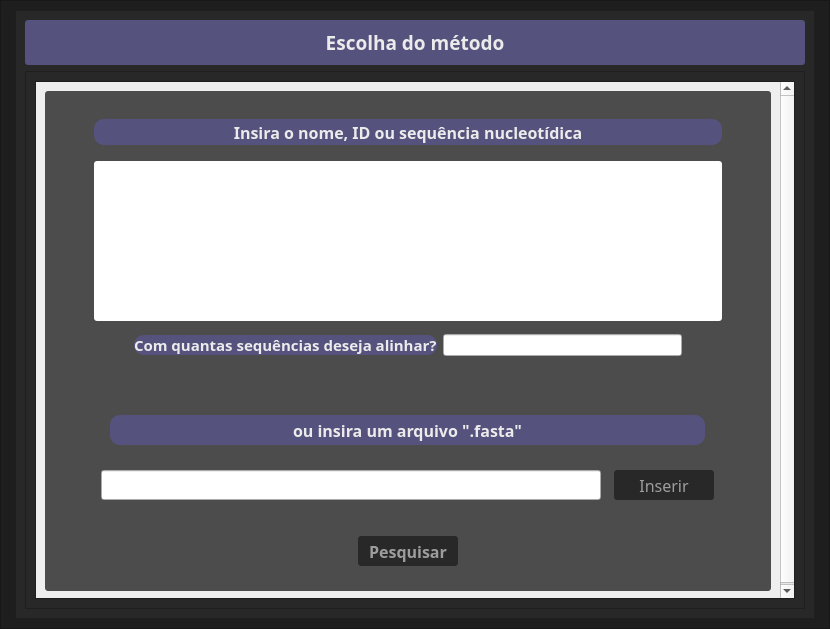
<?xml version="1.0" encoding="UTF-8"?>
<ui version="4.0">
 <class>MethodWindow</class>
 <widget class="QMainWindow" name="MethodWindow">
  <property name="geometry">
   <rect>
    <x>0</x>
    <y>0</y>
    <width>830</width>
    <height>629</height>
   </rect>
  </property>
  <property name="windowTitle">
   <string>MainWindow</string>
  </property>
  <widget class="QWidget" name="centralwidget">
   <layout class="QVBoxLayout" name="verticalLayout">
    <property name="spacing">
     <number>0</number>
    </property>
    <property name="leftMargin">
     <number>0</number>
    </property>
    <property name="topMargin">
     <number>0</number>
    </property>
    <property name="rightMargin">
     <number>0</number>
    </property>
    <property name="bottomMargin">
     <number>0</number>
    </property>
    <item>
     <widget class="QFrame" name="frame">
      <property name="styleSheet">
       <string notr="true">QFrame{
background-color: rgb(30, 30, 30);
}</string>
      </property>
      <property name="frameShape">
       <enum>QFrame::StyledPanel</enum>
      </property>
      <property name="frameShadow">
       <enum>QFrame::Raised</enum>
      </property>
      <layout class="QHBoxLayout" name="horizontalLayout">
       <item>
        <widget class="QFrame" name="frame_2">
         <property name="maximumSize">
          <size>
           <width>800</width>
           <height>800</height>
          </size>
         </property>
         <property name="styleSheet">
          <string notr="true">QFrame{
background-color: rgb(40,40,40);
}</string>
         </property>
         <property name="frameShape">
          <enum>QFrame::StyledPanel</enum>
         </property>
         <property name="frameShadow">
          <enum>QFrame::Raised</enum>
         </property>
         <layout class="QVBoxLayout" name="verticalLayout_3">
          <item>
           <widget class="QFrame" name="frame_6">
            <property name="minimumSize">
             <size>
              <width>0</width>
              <height>10</height>
             </size>
            </property>
            <property name="maximumSize">
             <size>
              <width>16777215</width>
              <height>50</height>
             </size>
            </property>
            <property name="font">
             <font>
              <family>Bahnschrift SemiBold</family>
             </font>
            </property>
            <property name="styleSheet">
             <string notr="true">QFrame{
background-color: rgb(85, 82, 125);
border-radius: 3px;
}</string>
            </property>
            <property name="frameShape">
             <enum>QFrame::StyledPanel</enum>
            </property>
            <property name="frameShadow">
             <enum>QFrame::Raised</enum>
            </property>
            <layout class="QHBoxLayout" name="horizontalLayout_2">
             <item>
              <widget class="QLabel" name="methodLabel">
               <property name="minimumSize">
                <size>
                 <width>0</width>
                 <height>10</height>
                </size>
               </property>
               <property name="maximumSize">
                <size>
                 <width>200</width>
                 <height>50</height>
                </size>
               </property>
               <property name="font">
                <font>
                 <family>Bahnschrift SemiBold</family>
                 <pointsize>14</pointsize>
                 <weight>75</weight>
                 <bold>true</bold>
                </font>
               </property>
               <property name="styleSheet">
                <string notr="true">color:rgb(235, 235, 235)
</string>
               </property>
               <property name="text">
                <string>Escolha do método</string>
               </property>
               <property name="alignment">
                <set>Qt::AlignCenter</set>
               </property>
              </widget>
             </item>
            </layout>
           </widget>
          </item>
          <item>
           <widget class="QFrame" name="frame_3">
            <property name="frameShape">
             <enum>QFrame::StyledPanel</enum>
            </property>
            <property name="frameShadow">
             <enum>QFrame::Raised</enum>
            </property>
            <layout class="QGridLayout" name="gridLayout_5">
             <item row="0" column="0">
              <widget class="QScrollArea" name="scrollArea">
               <property name="styleSheet">
                <string notr="true">QScrollBar:vertical {
	border: none;
    background: rgb(45, 45, 68);
    width: 14px;
    margin: 15px 0 15px 0;
	border-radius: 0px;
 }

/*  HANDLE BAR VERTICAL */
QScrollBar::handle:vertical {	
	background-color: rgb(80, 80, 122);
	min-height: 30px;
	border-radius: 7px;
}
QScrollBar::handle:vertical:hover{	
	background-color: rgb(255, 0, 127);
}
QScrollBar::handle:vertical:pressed {	
	background-color: rgb(185, 0, 92);
}

/* BTN TOP - SCROLLBAR */
QScrollBar::sub-line:vertical {
	border: none;
	background-color: rgb(59, 59, 90);
	height: 15px;
	border-top-left-radius: 7px;
	border-top-right-radius: 7px;
	subcontrol-position: top;
	subcontrol-origin: margin;
}
QScrollBar::sub-line:vertical:hover {	
	background-color: rgb(255, 0, 127);
}
QScrollBar::sub-line:vertical:pressed {	
	background-color: rgb(185, 0, 92);
}

/* BTN BOTTOM - SCROLLBAR */
QScrollBar::add-line:horizontal {
	border: none;
	background-color: rgb(59, 59, 90);
	height: 15px;
	border-bottom-left-radius: 7px;
	border-bottom-right-radius: 7px;
	subcontrol-position: bottom;
	subcontrol-origin: margin;
}
QScrollBar::add-line:vertical:hover {	
	background-color: rgb(255, 0, 127);
}
QScrollBar::add-line:vertical:pressed {	
	background-color: rgb(185, 0, 92);
}

/* RESET ARROW */
QScrollBar::up-arrow:vertical, QScrollBar::down-arrow:vertical {
	background: none;
}
QScrollBar::add-page:vertical, QScrollBar::sub-page:vertical {
	background: none;
}
</string>
               </property>
               <property name="widgetResizable">
                <bool>true</bool>
               </property>
               <widget class="QWidget" name="scrollAreaWidgetContents_2">
                <property name="geometry">
                 <rect>
                  <x>0</x>
                  <y>-6</y>
                  <width>738</width>
                  <height>518</height>
                 </rect>
                </property>
                <property name="styleSheet">
                 <string notr="true"/>
                </property>
                <layout class="QGridLayout" name="gridLayout">
                 <item row="0" column="0">
                  <widget class="QFrame" name="methodFrame">
                   <property name="minimumSize">
                    <size>
                     <width>0</width>
                     <height>500</height>
                    </size>
                   </property>
                   <property name="styleSheet">
                    <string notr="true">QFrame{
	background-color: rgb(76, 76, 76);
	border-radius: 3px;
}</string>
                   </property>
                   <property name="frameShape">
                    <enum>QFrame::StyledPanel</enum>
                   </property>
                   <property name="frameShadow">
                    <enum>QFrame::Raised</enum>
                   </property>
                   <layout class="QVBoxLayout" name="verticalLayout_7">
                    <property name="spacing">
                     <number>0</number>
                    </property>
                    <property name="sizeConstraint">
                     <enum>QLayout::SetDefaultConstraint</enum>
                    </property>
                    <property name="leftMargin">
                     <number>40</number>
                    </property>
                    <property name="topMargin">
                     <number>9</number>
                    </property>
                    <property name="rightMargin">
                     <number>40</number>
                    </property>
                    <property name="bottomMargin">
                     <number>0</number>
                    </property>
                    <item>
                     <widget class="QFrame" name="webFrame">
                      <property name="maximumSize">
                       <size>
                        <width>16777215</width>
                        <height>300</height>
                       </size>
                      </property>
                      <property name="frameShape">
                       <enum>QFrame::StyledPanel</enum>
                      </property>
                      <property name="frameShadow">
                       <enum>QFrame::Raised</enum>
                      </property>
                      <layout class="QGridLayout" name="gridLayout_2">
                       <property name="leftMargin">
                        <number>9</number>
                       </property>
                       <property name="topMargin">
                        <number>9</number>
                       </property>
                       <item row="0" column="0">
                        <widget class="QFrame" name="webSearchTitleFrame">
                         <property name="maximumSize">
                          <size>
                           <width>16777215</width>
                           <height>100</height>
                          </size>
                         </property>
                         <property name="frameShape">
                          <enum>QFrame::StyledPanel</enum>
                         </property>
                         <property name="frameShadow">
                          <enum>QFrame::Raised</enum>
                         </property>
                         <layout class="QHBoxLayout" name="horizontalLayout_8">
                          <property name="spacing">
                           <number>0</number>
                          </property>
                          <property name="leftMargin">
                           <number>0</number>
                          </property>
                          <property name="topMargin">
                           <number>10</number>
                          </property>
                          <property name="rightMargin">
                           <number>0</number>
                          </property>
                          <property name="bottomMargin">
                           <number>10</number>
                          </property>
                          <item>
                           <widget class="QLabel" name="searchLabel_2">
                            <property name="maximumSize">
                             <size>
                              <width>1000</width>
                              <height>30</height>
                             </size>
                            </property>
                            <property name="font">
                             <font>
                              <family>Bahnschrift SemiBold</family>
                              <pointsize>12</pointsize>
                              <weight>75</weight>
                              <bold>true</bold>
                             </font>
                            </property>
                            <property name="styleSheet">
                             <string notr="true">QLabel{
	color:rgb(235, 235, 235);
	background-color: rgb(85, 82, 125);
	border-radius: 10px;
}</string>
                            </property>
                            <property name="text">
                             <string>Insira o nome, ID ou sequência nucleotídica</string>
                            </property>
                            <property name="alignment">
                             <set>Qt::AlignCenter</set>
                            </property>
                           </widget>
                          </item>
                         </layout>
                        </widget>
                       </item>
                       <item row="1" column="0">
                        <widget class="QLineEdit" name="searchEdit">
                         <property name="minimumSize">
                          <size>
                           <width>0</width>
                           <height>160</height>
                          </size>
                         </property>
                         <property name="maximumSize">
                          <size>
                           <width>16777215</width>
                           <height>16777215</height>
                          </size>
                         </property>
                         <property name="font">
                          <font>
                           <pointsize>20</pointsize>
                          </font>
                         </property>
                         <property name="styleSheet">
                          <string notr="true">QLineEdit{
border-radius: 3px;
}</string>
                         </property>
                         <property name="text">
                          <string/>
                         </property>
                        </widget>
                       </item>
                       <item row="2" column="0">
                        <widget class="QFrame" name="sequencesAskFrame_2">
                         <property name="maximumSize">
                          <size>
                           <width>16777215</width>
                           <height>100</height>
                          </size>
                         </property>
                         <property name="frameShape">
                          <enum>QFrame::StyledPanel</enum>
                         </property>
                         <property name="frameShadow">
                          <enum>QFrame::Raised</enum>
                         </property>
                         <layout class="QHBoxLayout" name="horizontalLayout_9">
                          <property name="leftMargin">
                           <number>40</number>
                          </property>
                          <property name="topMargin">
                           <number>0</number>
                          </property>
                          <property name="rightMargin">
                           <number>40</number>
                          </property>
                          <item>
                           <widget class="QLabel" name="sequencesAskLabel_2">
                            <property name="minimumSize">
                             <size>
                              <width>300</width>
                              <height>0</height>
                             </size>
                            </property>
                            <property name="maximumSize">
                             <size>
                              <width>400</width>
                              <height>20</height>
                             </size>
                            </property>
                            <property name="font">
                             <font>
                              <family>Bahnschrift SemiBold</family>
                              <pointsize>11</pointsize>
                              <weight>75</weight>
                              <bold>true</bold>
                             </font>
                            </property>
                            <property name="styleSheet">
                             <string notr="true">color:rgb(235, 235, 235);
background-color: rgb(85, 82, 125);
border-radius: 10px;</string>
                            </property>
                            <property name="text">
                             <string>Com quantas sequências deseja alinhar?</string>
                            </property>
                           </widget>
                          </item>
                          <item>
                           <widget class="QLineEdit" name="sequencesAskLineEdit_2"/>
                          </item>
                         </layout>
                        </widget>
                       </item>
                      </layout>
                     </widget>
                    </item>
                    <item>
                     <widget class="QFrame" name="fileFrame">
                      <property name="maximumSize">
                       <size>
                        <width>16777215</width>
                        <height>130</height>
                       </size>
                      </property>
                      <property name="frameShape">
                       <enum>QFrame::StyledPanel</enum>
                      </property>
                      <property name="frameShadow">
                       <enum>QFrame::Raised</enum>
                      </property>
                      <layout class="QGridLayout" name="gridLayout_3">
                       <item row="0" column="0" colspan="2">
                        <widget class="QFrame" name="frame_10">
                         <property name="maximumSize">
                          <size>
                           <width>16777215</width>
                           <height>70</height>
                          </size>
                         </property>
                         <property name="frameShape">
                          <enum>QFrame::StyledPanel</enum>
                         </property>
                         <property name="frameShadow">
                          <enum>QFrame::Raised</enum>
                         </property>
                         <layout class="QGridLayout" name="gridLayout_4">
                          <property name="topMargin">
                           <number>15</number>
                          </property>
                          <item row="0" column="0">
                           <widget class="QLabel" name="searchLabel_3">
                            <property name="maximumSize">
                             <size>
                              <width>1000</width>
                              <height>30</height>
                             </size>
                            </property>
                            <property name="font">
                             <font>
                              <family>Bahnschrift SemiBold</family>
                              <pointsize>12</pointsize>
                              <weight>75</weight>
                              <bold>true</bold>
                             </font>
                            </property>
                            <property name="styleSheet">
                             <string notr="true">QLabel{
	color:rgb(235, 235, 235);
	background-color: rgb(85, 82, 125);
	border-radius: 10px;
}</string>
                            </property>
                            <property name="text">
                             <string>ou insira um arquivo &quot;.fasta&quot;</string>
                            </property>
                            <property name="alignment">
                             <set>Qt::AlignCenter</set>
                            </property>
                           </widget>
                          </item>
                         </layout>
                        </widget>
                       </item>
                       <item row="1" column="0">
                        <widget class="QLineEdit" name="insertEdit">
                         <property name="minimumSize">
                          <size>
                           <width>0</width>
                           <height>30</height>
                          </size>
                         </property>
                         <property name="maximumSize">
                          <size>
                           <width>500</width>
                           <height>16777215</height>
                          </size>
                         </property>
                        </widget>
                       </item>
                       <item row="1" column="1">
                        <widget class="QPushButton" name="insertButton">
                         <property name="minimumSize">
                          <size>
                           <width>0</width>
                           <height>30</height>
                          </size>
                         </property>
                         <property name="maximumSize">
                          <size>
                           <width>100</width>
                           <height>16777215</height>
                          </size>
                         </property>
                         <property name="font">
                          <font>
                           <family>Bahnschrift SemiBold</family>
                           <pointsize>12</pointsize>
                          </font>
                         </property>
                         <property name="styleSheet">
                          <string notr="true">QPushButton{
	border-radius: 3px;
	background-color: rgb(40,40,40);
	color: rgb(157, 157, 157);
}

QPushButton:hover{
	border: 3px solid rgb(90,90,90);
	border-radius: 3px;
	background-color: rgb(80,80,80);
	color: rgb(33, 33, 33);
}

QPushButton:focus{
	background-color: rgb(255, 245, 140);
	border-radius: 3px;
	color: rgb(33, 33, 33);
}
</string>
                         </property>
                         <property name="text">
                          <string>Inserir</string>
                         </property>
                        </widget>
                       </item>
                      </layout>
                     </widget>
                    </item>
                    <item>
                     <widget class="QFrame" name="frame_12">
                      <property name="maximumSize">
                       <size>
                        <width>16777215</width>
                        <height>80</height>
                       </size>
                      </property>
                      <property name="font">
                       <font>
                        <family>Bahnschrift SemiBold</family>
                        <weight>75</weight>
                        <bold>true</bold>
                       </font>
                      </property>
                      <property name="frameShape">
                       <enum>QFrame::StyledPanel</enum>
                      </property>
                      <property name="frameShadow">
                       <enum>QFrame::Raised</enum>
                      </property>
                      <layout class="QHBoxLayout" name="horizontalLayout_10">
                       <property name="spacing">
                        <number>0</number>
                       </property>
                       <property name="leftMargin">
                        <number>0</number>
                       </property>
                       <property name="topMargin">
                        <number>0</number>
                       </property>
                       <property name="rightMargin">
                        <number>0</number>
                       </property>
                       <property name="bottomMargin">
                        <number>0</number>
                       </property>
                       <item>
                        <widget class="QPushButton" name="searchButton">
                         <property name="minimumSize">
                          <size>
                           <width>0</width>
                           <height>30</height>
                          </size>
                         </property>
                         <property name="maximumSize">
                          <size>
                           <width>100</width>
                           <height>16777215</height>
                          </size>
                         </property>
                         <property name="font">
                          <font>
                           <family>Bahnschrift SemiBold</family>
                           <pointsize>12</pointsize>
                           <weight>75</weight>
                           <bold>true</bold>
                          </font>
                         </property>
                         <property name="styleSheet">
                          <string notr="true">QPushButton{
	border-radius: 3px;
	background-color: rgb(40,40,40);
	color: rgb(157, 157, 157);
}

QPushButton:hover{
	border: 3px solid rgb(90,90,90);
	border-radius: 3px;
	background-color: rgb(80,80,80);
	color: rgb(33, 33, 33);
}

QPushButton:focus{
	background-color: rgb(255, 245, 140);
	border-radius: 3px;
	color: rgb(33, 33, 33);
}
</string>
                         </property>
                         <property name="text">
                          <string>Pesquisar</string>
                         </property>
                        </widget>
                       </item>
                      </layout>
                     </widget>
                    </item>
                   </layout>
                  </widget>
                 </item>
                </layout>
               </widget>
              </widget>
             </item>
            </layout>
           </widget>
          </item>
         </layout>
        </widget>
       </item>
      </layout>
     </widget>
    </item>
   </layout>
  </widget>
 </widget>
 <resources/>
 <connections/>
</ui>
